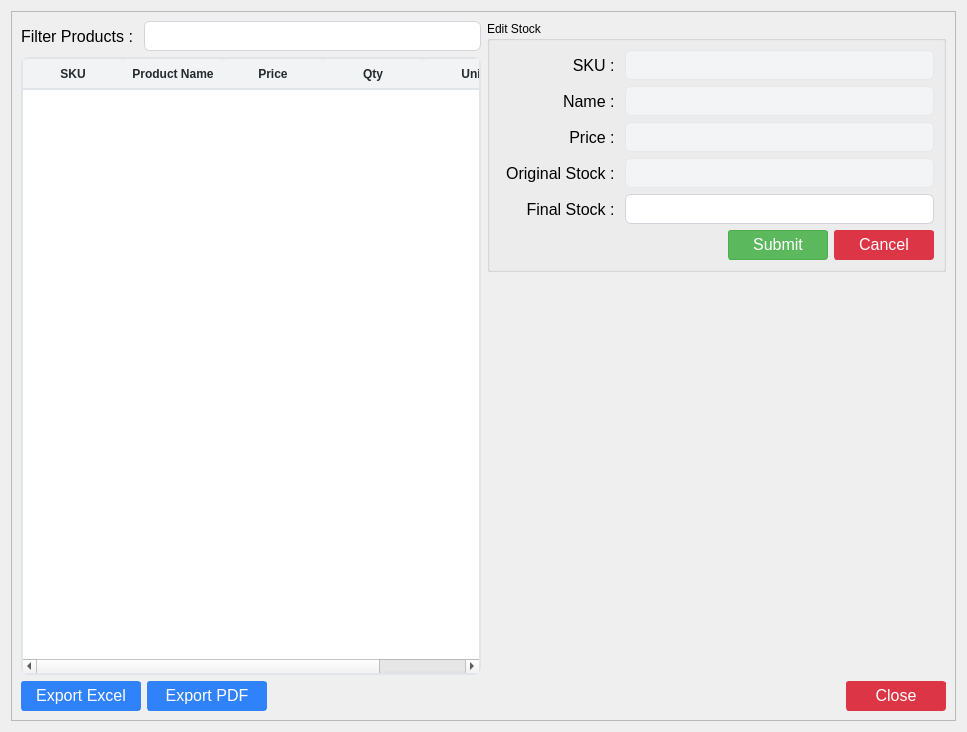
<?xml version="1.0" encoding="UTF-8"?>
<ui version="4.0">
 <class>Form</class>
 <widget class="QWidget" name="Form">
  <property name="geometry">
   <rect>
    <x>0</x>
    <y>0</y>
    <width>967</width>
    <height>732</height>
   </rect>
  </property>
  <property name="windowTitle">
   <string>Stock Opname</string>
  </property>
  <property name="windowIcon">
   <iconset>
    <normaloff>../assets/features.png</normaloff>../assets/features.png</iconset>
  </property>
  <property name="styleSheet">
   <string notr="true">QLineEdit{
	border: 1px solid #d1d5db;      /* Light gray border */
    border-radius: 6px;             /* Rounded corners */
    outline: none;                  /* Remove default outline */
    color: #333;                    /* Text color */
    background-color: #fff;       /* Light gray background */
    
}

QLineEdit:focus {
    border: 1px solid #93c5fd;       /* Blue border on focus */
    background-color: #ffffff;       /* White background when focused */
}

QLineEdit:disabled {
    border: 1px solid #e5e7eb;      /* Lighter border when disabled */
    background-color: #f3f4f6;      /* Light gray background when disabled */
    color: #9ca3af;                 /* Lighter text color when disabled */
}

/* QComboBox Styling - Improved with clearer state indicators */
QComboBox {
    border: 1px solid #d1d5db;      /* Light gray border */
    border-radius: 6px;             /* Rounded corners */
    padding: 6px 12px 6px 10px;     /* Add some padding */
    min-height: 20px;               /* Minimum height */
    color: #333;                    /* Text color */
    background-color: #fff;         /* White background */
    selection-background-color: #93c5fd; /* Light blue selection */
    font-size: 14px;                /* Consistent font size */
    min-width: 6em;                 /* Minimum width */
}

QComboBox:hover:!disabled {
    border-color: #93c5fd;          /* Light blue border on hover when enabled */
    background-color: #f0f7ff;      /* Very light blue background on hover */
}

QComboBox:focus {
    border: 2px solid #3b82f6;      /* Thicker, darker blue border on focus */
    background-color: #ffffff;      /* Pure white background when focused */
}

QComboBox:disabled {
    border: 1px solid #d9dce0;      /* Very light gray border when disabled */
    background-color: #f3f4f6;      /* Light gray background when disabled */
    color: #9ca3af;                 /* Lighter text color when disabled */
}

QComboBox::drop-down {
    subcontrol-origin: padding;
    subcontrol-position: center right;
    width: 20px;
    border: none;                   /* Remove border for cleaner look */
    margin-right: 5px;              /* Add some margin */
}

/* If you don't have an icon, use this instead: */
QComboBox::down-arrow {
    width: 0;
    height: 0;
    border-left: 5px solid transparent;
    border-right: 5px solid transparent;
    border-top: 5px solid #666;     /* Arrow color */
    margin-right: 5px;
}

QComboBox::down-arrow:disabled {
    border-top: 5px solid #b0b0b0;  /* Lighter arrow color when disabled */
}

QComboBox:disabled {
    color: #9ca3af;                 /* Lighter text when disabled */
    background-color: #f3f4f6;      /* Light gray background */
    border-color: #e5e7eb;          /* Lighter border */
}

/* Add a visual indicator for disabled state */
QComboBox:disabled {
    color: #9ca3af;
    background-color: #f3f4f6;
    border: 1px solid #e5e7eb;
    padding-right: 25px;            /* Make room for the lock icon */
}

/* If you don't have a lock icon, use a pattern instead */
QComboBox:disabled {
    background-image: repeating-linear-gradient(
        45deg,
        transparent,
        transparent 5px,
        rgba(200, 200, 200, 0.1) 5px,
        rgba(200, 200, 200, 0.1) 10px
    );
}

QComboBox QAbstractItemView {
    border: 1px solid #d1d5db;
    border-radius: 0px 0px 6px 6px;
    background-color: white;
    selection-background-color: #3b82f6;  /* Darker blue for better contrast */
    selection-color: white;               /* White text on selection */
    outline: none;
    padding: 5px;
}

QComboBox QAbstractItemView::item {
    min-height: 25px;               /* Taller items for better clickability */
    padding: 5px;                   /* Padding inside items */
}

QComboBox QAbstractItemView::item:hover {
    background-color: #e5f0ff;      /* Light blue on hover */
    color: #333;
}

/* QTextEdit Styling - Similar to QLineEdit */
QTextEdit {
    border: 1px solid #d1d5db;      /* Light gray border */
    border-radius: 6px;             /* Rounded corners */
    outline: none;                  /* Remove default outline */
    color: #333;                    /* Text color */
    background-color: #fff;         /* White background */
    padding: 6px 10px;              /* Add some padding for better text display */
    selection-background-color: #93c5fd; /* Light blue selection */
}

QTextEdit:focus {
    border: 1px solid #93c5fd;      /* Blue border on focus */
    background-color: #ffffff;      /* White background when focused */
}

QTextEdit:disabled {
    border: 1px solid #e5e7eb;      /* Lighter border when disabled */
    background-color: #f3f4f6;      /* Light gray background when disabled */
    color: #9ca3af;                 /* Lighter text color when disabled */
}


/* QDateEdit Styling */
QDateEdit {
    border: 1px solid #d1d5db;
    border-radius: 6px;
    padding: 6px 10px;
    min-height: 20px;
    color: #333;
    background-color: #fff;
    font-size: 14px;
}

QDateEdit:hover:!disabled {
    border-color: #93c5fd;
    background-color: #f0f7ff;
}

QDateEdit:focus {
    border: 2px solid #3b82f6;
    background-color: #ffffff;
}

QDateEdit:disabled {
    color: #9ca3af;
    background-color: #f3f4f6;
    border: 1px dashed #c0c0c0;
}

QDateEdit::drop-down {
    subcontrol-origin: padding;
    subcontrol-position: center right;
    width: 20px;
    border: none;
    margin-right: 5px;
}

QDateEdit::down-arrow {
    width: 0;
    height: 0;
    border-left: 5px solid transparent;
    border-right: 5px solid transparent;
    border-top: 5px solid #666;
    margin-right: 5px;
}

QDateEdit::down-arrow:disabled {
    border-top: 5px solid #b0b0b0;
}

/* Calendar popup styling */
QCalendarWidget {
    background-color: white;
    border: 1px solid #d1d5db;
}

QCalendarWidget QToolButton {
    color: #333;
    background-color: transparent;
    border: 1px solid transparent;
    border-radius: 4px;
    padding: 4px;
}

QCalendarWidget QToolButton:hover {
    background-color: #f0f7ff;
    border: 1px solid #93c5fd;
}

QCalendarWidget QMenu {
    background-color: white;
    border: 1px solid #d1d5db;
    padding: 5px;
}

QCalendarWidget QSpinBox {
    border: 1px solid #d1d5db;
    border-radius: 4px;
    padding: 3px;
    background-color: white;
}

QCalendarWidget QAbstractItemView:enabled {
    background-color: white;
    color: #333;
    selection-background-color: #3b82f6;
    selection-color: white;
}

QCalendarWidget QAbstractItemView:disabled {
    color: #9ca3af;
}

QCalendarWidget QWidget#qt_calendar_navigationbar {
    background-color: #f1f5f9;
    border-bottom: 1px solid #d1d5db;
    padding: 4px;
}

QPushButton {
    text-align: center;
    white-space: nowrap;
    vertical-align: middle;
    border: 1px solid transparent;
    line-height: 1.5;
    border-radius: 3px;
    margin: 0.25rem;
	opacity: 0.55;
	padding-bottom: 2px;

}
</string>
  </property>
  <layout class="QGridLayout" name="gridLayout_2">
   <item row="0" column="0">
    <widget class="QFrame" name="frame">
     <property name="frameShape">
      <enum>QFrame::StyledPanel</enum>
     </property>
     <property name="frameShadow">
      <enum>QFrame::Raised</enum>
     </property>
     <layout class="QGridLayout" name="gridLayout_3">
      <item row="0" column="0">
       <layout class="QVBoxLayout" name="verticalLayout_4">
        <item>
         <layout class="QHBoxLayout" name="horizontalLayout_4">
          <item>
           <layout class="QVBoxLayout" name="verticalLayout_3">
            <item>
             <layout class="QFormLayout" name="formLayout">
              <item row="0" column="0">
               <widget class="QLabel" name="filter_products_stock_opname_label">
                <property name="minimumSize">
                 <size>
                  <width>0</width>
                  <height>30</height>
                 </size>
                </property>
                <property name="font">
                 <font>
                  <pointsize>12</pointsize>
                 </font>
                </property>
                <property name="text">
                 <string>Filter Products : </string>
                </property>
               </widget>
              </item>
              <item row="0" column="1">
               <widget class="QLineEdit" name="filter_products_stock_opname_input">
                <property name="minimumSize">
                 <size>
                  <width>0</width>
                  <height>30</height>
                 </size>
                </property>
                <property name="font">
                 <font>
                  <pointsize>12</pointsize>
                 </font>
                </property>
               </widget>
              </item>
             </layout>
            </item>
            <item>
             <widget class="QTableWidget" name="stock_opname_table">
              <property name="minimumSize">
               <size>
                <width>300</width>
                <height>0</height>
               </size>
              </property>
              <property name="styleSheet">
               <string notr="true">QTableWidget {
            background-color: #ffffff;
            alternate-background-color: #f5f8fa;
            border: 2px solid #e1e4e8;
            border-radius: 8px;
            gridline-color: #e1e4e8;
            selection-background-color: #0366d6;
            selection-color: #ffffff;
        }
        
        QTableWidget::item {
            border-bottom: 1px solid #e1e4e8;
			padding: 6px;
        }
        
        QTableWidget::item:selected {
            background-color: #0366d6;
			border: none; /* Remove any border on selected items */
        }

        QTableWidget::item:focus {
            border: none; /* Remove the focus border */
            outline: none; /* Remove the focus outline */
        }

        QHeaderView::section {
            background-color: #f1f3f5;
            color: #24292e;
            font-weight: bold;
            border: none;
            border-bottom: 2px solid #e1e4e8;
            padding: 3px;
            border-top-left-radius: 6px;
            border-top-right-radius: 6px;
        }
        
        QTableWidget QScrollBar:vertical {
            border: none;
            background: #f1f3f5;
            width: 10px;
            border-radius: 5px;
        }
        
        QTableWidget QScrollBar::handle:vertical {
            background: #c0c0c0;
            border-radius: 5px;
        }
        
        QTableWidget QScrollBar::handle:vertical:hover {
            background: #a0a0a0;
        }
        
        QTableWidget QScrollBar:horizontal {
            border: none;
            background: #f1f3f5;
            height: 10px;
            border-radius: 5px;
        }
        
        QTableWidget QScrollBar::handle:horizontal {
            background: #c0c0c0;
            border-radius: 5px;
        }
        
        QTableWidget QScrollBar::handle:horizontal:hover {
            background: #a0a0a0;
        }</string>
              </property>
              <property name="sortingEnabled">
               <bool>true</bool>
              </property>
              <column>
               <property name="text">
                <string>SKU</string>
               </property>
               <property name="font">
                <font>
                 <pointsize>12</pointsize>
                 <weight>75</weight>
                 <bold>true</bold>
                </font>
               </property>
               <property name="textAlignment">
                <set>AlignCenter</set>
               </property>
              </column>
              <column>
               <property name="text">
                <string>Product Name</string>
               </property>
               <property name="font">
                <font>
                 <pointsize>12</pointsize>
                 <weight>75</weight>
                 <bold>true</bold>
                </font>
               </property>
               <property name="textAlignment">
                <set>AlignCenter</set>
               </property>
              </column>
              <column>
               <property name="text">
                <string>Price</string>
               </property>
               <property name="font">
                <font>
                 <pointsize>12</pointsize>
                 <weight>75</weight>
                 <bold>true</bold>
                </font>
               </property>
               <property name="textAlignment">
                <set>AlignCenter</set>
               </property>
              </column>
              <column>
               <property name="text">
                <string>Qty</string>
               </property>
               <property name="font">
                <font>
                 <pointsize>12</pointsize>
                 <weight>75</weight>
                 <bold>true</bold>
                </font>
               </property>
               <property name="textAlignment">
                <set>AlignCenter</set>
               </property>
              </column>
              <column>
               <property name="text">
                <string>Unit</string>
               </property>
               <property name="font">
                <font>
                 <pointsize>12</pointsize>
                 <weight>75</weight>
                 <bold>true</bold>
                </font>
               </property>
               <property name="textAlignment">
                <set>AlignCenter</set>
               </property>
              </column>
             </widget>
            </item>
           </layout>
          </item>
          <item>
           <layout class="QVBoxLayout" name="verticalLayout_2">
            <item>
             <widget class="QGroupBox" name="groupBox">
              <property name="title">
               <string>Edit Stock</string>
              </property>
              <layout class="QGridLayout" name="gridLayout">
               <item row="0" column="0">
                <layout class="QVBoxLayout" name="verticalLayout">
                 <item>
                  <layout class="QFormLayout" name="formLayout_2">
                   <item row="0" column="0">
                    <widget class="QLabel" name="sku_stock_opname_label">
                     <property name="minimumSize">
                      <size>
                       <width>120</width>
                       <height>30</height>
                      </size>
                     </property>
                     <property name="font">
                      <font>
                       <pointsize>12</pointsize>
                      </font>
                     </property>
                     <property name="text">
                      <string>SKU : </string>
                     </property>
                     <property name="alignment">
                      <set>Qt::AlignRight|Qt::AlignTrailing|Qt::AlignVCenter</set>
                     </property>
                    </widget>
                   </item>
                   <item row="0" column="1">
                    <widget class="QLineEdit" name="sku_stock_opname_input">
                     <property name="enabled">
                      <bool>false</bool>
                     </property>
                     <property name="minimumSize">
                      <size>
                       <width>0</width>
                       <height>30</height>
                      </size>
                     </property>
                     <property name="font">
                      <font>
                       <pointsize>12</pointsize>
                      </font>
                     </property>
                    </widget>
                   </item>
                   <item row="1" column="0">
                    <widget class="QLabel" name="product_name_stock_opname_label">
                     <property name="minimumSize">
                      <size>
                       <width>120</width>
                       <height>30</height>
                      </size>
                     </property>
                     <property name="font">
                      <font>
                       <pointsize>12</pointsize>
                      </font>
                     </property>
                     <property name="text">
                      <string>Name : </string>
                     </property>
                     <property name="alignment">
                      <set>Qt::AlignRight|Qt::AlignTrailing|Qt::AlignVCenter</set>
                     </property>
                    </widget>
                   </item>
                   <item row="1" column="1">
                    <widget class="QLineEdit" name="product_name_stock_opname_input">
                     <property name="enabled">
                      <bool>false</bool>
                     </property>
                     <property name="minimumSize">
                      <size>
                       <width>0</width>
                       <height>30</height>
                      </size>
                     </property>
                     <property name="font">
                      <font>
                       <pointsize>12</pointsize>
                      </font>
                     </property>
                    </widget>
                   </item>
                   <item row="2" column="0">
                    <widget class="QLabel" name="price_stock_stock_opname_label">
                     <property name="minimumSize">
                      <size>
                       <width>120</width>
                       <height>30</height>
                      </size>
                     </property>
                     <property name="font">
                      <font>
                       <pointsize>12</pointsize>
                      </font>
                     </property>
                     <property name="text">
                      <string>Price : </string>
                     </property>
                     <property name="alignment">
                      <set>Qt::AlignRight|Qt::AlignTrailing|Qt::AlignVCenter</set>
                     </property>
                    </widget>
                   </item>
                   <item row="2" column="1">
                    <widget class="QLineEdit" name="price_stock_opname_input">
                     <property name="enabled">
                      <bool>false</bool>
                     </property>
                     <property name="minimumSize">
                      <size>
                       <width>0</width>
                       <height>30</height>
                      </size>
                     </property>
                     <property name="font">
                      <font>
                       <pointsize>12</pointsize>
                      </font>
                     </property>
                    </widget>
                   </item>
                   <item row="4" column="0">
                    <widget class="QLabel" name="final_stock_stock_opname_label">
                     <property name="minimumSize">
                      <size>
                       <width>120</width>
                       <height>30</height>
                      </size>
                     </property>
                     <property name="font">
                      <font>
                       <pointsize>12</pointsize>
                      </font>
                     </property>
                     <property name="text">
                      <string>Final Stock : </string>
                     </property>
                     <property name="alignment">
                      <set>Qt::AlignRight|Qt::AlignTrailing|Qt::AlignVCenter</set>
                     </property>
                    </widget>
                   </item>
                   <item row="4" column="1">
                    <widget class="QLineEdit" name="final_stock_stock_opname_input">
                     <property name="minimumSize">
                      <size>
                       <width>0</width>
                       <height>30</height>
                      </size>
                     </property>
                     <property name="font">
                      <font>
                       <pointsize>12</pointsize>
                      </font>
                     </property>
                    </widget>
                   </item>
                   <item row="3" column="0">
                    <widget class="QLabel" name="original_stock_stock_opname_label">
                     <property name="minimumSize">
                      <size>
                       <width>120</width>
                       <height>30</height>
                      </size>
                     </property>
                     <property name="font">
                      <font>
                       <pointsize>12</pointsize>
                      </font>
                     </property>
                     <property name="text">
                      <string>Original Stock : </string>
                     </property>
                     <property name="alignment">
                      <set>Qt::AlignRight|Qt::AlignTrailing|Qt::AlignVCenter</set>
                     </property>
                    </widget>
                   </item>
                   <item row="3" column="1">
                    <widget class="QLineEdit" name="original_stock_stock_opname_input">
                     <property name="enabled">
                      <bool>false</bool>
                     </property>
                     <property name="minimumSize">
                      <size>
                       <width>0</width>
                       <height>30</height>
                      </size>
                     </property>
                     <property name="font">
                      <font>
                       <pointsize>12</pointsize>
                      </font>
                     </property>
                    </widget>
                   </item>
                  </layout>
                 </item>
                 <item>
                  <layout class="QHBoxLayout" name="horizontalLayout_3">
                   <item>
                    <spacer name="horizontalSpacer_2">
                     <property name="orientation">
                      <enum>Qt::Horizontal</enum>
                     </property>
                     <property name="sizeHint" stdset="0">
                      <size>
                       <width>40</width>
                       <height>20</height>
                      </size>
                     </property>
                    </spacer>
                   </item>
                   <item>
                    <layout class="QHBoxLayout" name="horizontalLayout_2">
                     <item>
                      <widget class="QPushButton" name="submit_stock_opname_button">
                       <property name="minimumSize">
                        <size>
                         <width>100</width>
                         <height>30</height>
                        </size>
                       </property>
                       <property name="font">
                        <font>
                         <pointsize>12</pointsize>
                        </font>
                       </property>
                       <property name="styleSheet">
                        <string notr="true">QPushButton {
    color: #fff;
    background-color: #5cb85c;
    border-color: #4cae4c;
}
QPushButton:hover {
    background-color: #4cae4c;
    border-color: #419641;
}
QPushButton:disabled {
    background-color: #a3d7a3;
    border-color: #a3d7a3;
    color: #e8f5e8;
}
</string>
                       </property>
                       <property name="text">
                        <string>Submit</string>
                       </property>
                       <property name="icon">
                        <iconset>
                         <normaloff>../assets/submit.png</normaloff>../assets/submit.png</iconset>
                       </property>
                       <property name="iconSize">
                        <size>
                         <width>14</width>
                         <height>14</height>
                        </size>
                       </property>
                      </widget>
                     </item>
                     <item>
                      <widget class="QPushButton" name="cancel_stock_opname_button">
                       <property name="minimumSize">
                        <size>
                         <width>100</width>
                         <height>30</height>
                        </size>
                       </property>
                       <property name="font">
                        <font>
                         <pointsize>12</pointsize>
                        </font>
                       </property>
                       <property name="styleSheet">
                        <string notr="true">QPushButton {
    color: #fff;
    background-color: #dc3545;
    border-color: #dc3545;
}
QPushButton:hover {
    background-color: #bb2d3b;
    border-color: #b02a37;
}</string>
                       </property>
                       <property name="text">
                        <string>Cancel</string>
                       </property>
                       <property name="icon">
                        <iconset>
                         <normaloff>../assets/close.png</normaloff>../assets/close.png</iconset>
                       </property>
                       <property name="iconSize">
                        <size>
                         <width>12</width>
                         <height>12</height>
                        </size>
                       </property>
                      </widget>
                     </item>
                    </layout>
                   </item>
                  </layout>
                 </item>
                </layout>
               </item>
              </layout>
             </widget>
            </item>
            <item>
             <spacer name="verticalSpacer">
              <property name="orientation">
               <enum>Qt::Vertical</enum>
              </property>
              <property name="sizeHint" stdset="0">
               <size>
                <width>17</width>
                <height>187</height>
               </size>
              </property>
             </spacer>
            </item>
           </layout>
          </item>
         </layout>
        </item>
        <item>
         <layout class="QHBoxLayout" name="horizontalLayout">
          <item>
           <widget class="QPushButton" name="export_excel_stock_opname_button">
            <property name="minimumSize">
             <size>
              <width>120</width>
              <height>30</height>
             </size>
            </property>
            <property name="font">
             <font>
              <pointsize>12</pointsize>
             </font>
            </property>
            <property name="styleSheet">
             <string notr="true">QPushButton{
    color: #fff;
    background-color: rgba(13, 110, 253, 0.85); /* RGBA with alpha channel */
    border-color: rgba(13, 110, 253, 0.7);
}
QPushButton:hover {
    background-color: rgba(11, 94, 215, 0.9);
    border-color: rgba(10, 88, 202, 0.9);
    opacity: 0.95;
}
QPushButton:disabled {
    background-color: #a8c1ff;
    border-color: #a8c1ff;
    color: #e6eeff;
}</string>
            </property>
            <property name="text">
             <string>Export Excel</string>
            </property>
            <property name="icon">
             <iconset>
              <normaloff>../assets/file.png</normaloff>../assets/file.png</iconset>
            </property>
            <property name="iconSize">
             <size>
              <width>14</width>
              <height>14</height>
             </size>
            </property>
           </widget>
          </item>
          <item>
           <widget class="QPushButton" name="export_pdf_stock_opname_button">
            <property name="minimumSize">
             <size>
              <width>120</width>
              <height>30</height>
             </size>
            </property>
            <property name="font">
             <font>
              <pointsize>12</pointsize>
             </font>
            </property>
            <property name="styleSheet">
             <string notr="true">QPushButton{
    color: #fff;
    background-color: rgba(13, 110, 253, 0.85); /* RGBA with alpha channel */
    border-color: rgba(13, 110, 253, 0.7);
}
QPushButton:hover {
    background-color: rgba(11, 94, 215, 0.9);
    border-color: rgba(10, 88, 202, 0.9);
    opacity: 0.95;
}
QPushButton:disabled {
    background-color: #a8c1ff;
    border-color: #a8c1ff;
    color: #e6eeff;
}</string>
            </property>
            <property name="text">
             <string>Export PDF</string>
            </property>
            <property name="icon">
             <iconset>
              <normaloff>../assets/pdf-file.png</normaloff>../assets/pdf-file.png</iconset>
            </property>
            <property name="iconSize">
             <size>
              <width>14</width>
              <height>14</height>
             </size>
            </property>
           </widget>
          </item>
          <item>
           <spacer name="horizontalSpacer">
            <property name="orientation">
             <enum>Qt::Horizontal</enum>
            </property>
            <property name="sizeHint" stdset="0">
             <size>
              <width>40</width>
              <height>20</height>
             </size>
            </property>
           </spacer>
          </item>
          <item>
           <widget class="QPushButton" name="close_stock_opname_button">
            <property name="minimumSize">
             <size>
              <width>100</width>
              <height>30</height>
             </size>
            </property>
            <property name="font">
             <font>
              <pointsize>12</pointsize>
             </font>
            </property>
            <property name="styleSheet">
             <string notr="true">QPushButton {
    color: #fff;
    background-color: #dc3545;
    border-color: #dc3545;
}
QPushButton:hover {
    background-color: #bb2d3b;
    border-color: #b02a37;
}</string>
            </property>
            <property name="text">
             <string>Close</string>
            </property>
            <property name="icon">
             <iconset>
              <normaloff>../assets/close.png</normaloff>../assets/close.png</iconset>
            </property>
            <property name="iconSize">
             <size>
              <width>12</width>
              <height>12</height>
             </size>
            </property>
           </widget>
          </item>
         </layout>
        </item>
       </layout>
      </item>
     </layout>
    </widget>
   </item>
  </layout>
 </widget>
 <resources/>
 <connections/>
</ui>
